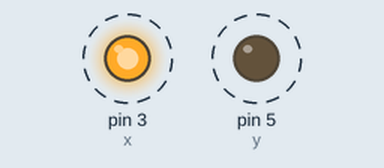
A sketch run on a simulated Arduino Uno, built with avr-gcc and run on an emulated ATmega328P. Shown: output pins drawn as LEDs (lit = HIGH). Dashed ring = blinking.

Above: at 0.5 s.
Timing chart, 0 to 4.6 s (numbered marks = the images above):
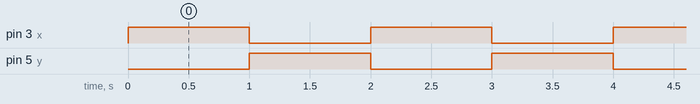

The sketch:

Arduino_003.ino
```cpp
int x=3;
int y=5;
void setup() {
  // put your setup code here, to run once:
 pinMode(x,OUTPUT);
  pinMode(y,OUTPUT);

}

void loop() {
  // put your main code here, to run repeatedly:
 digitalWrite(x,1);
  digitalWrite(y,0);
    delay(1000);


    digitalWrite(x,0);
  digitalWrite(y,1);
    delay(1000);
}
```

Measured:
- by itself, pin 3 (x), pin 5 (y): alternates HIGH for 1.0 s and LOW for 1.0 s
